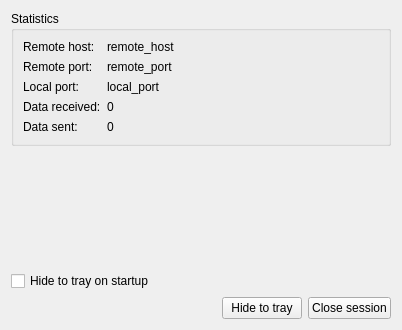
<?xml version="1.0" encoding="UTF-8"?>
<ui version="4.0">
 <class>PortForwardingWindow</class>
 <widget class="QWidget" name="PortForwardingWindow">
  <property name="geometry">
   <rect>
    <x>0</x>
    <y>0</y>
    <width>402</width>
    <height>330</height>
   </rect>
  </property>
  <property name="windowTitle">
   <string>Port Forwarding</string>
  </property>
  <layout class="QVBoxLayout" name="verticalLayout_2">
   <item>
    <widget class="QGroupBox" name="groupBox">
     <property name="title">
      <string>Statistics</string>
     </property>
     <layout class="QVBoxLayout" name="verticalLayout">
      <item>
       <layout class="QFormLayout" name="formLayout">
        <item row="0" column="0">
         <widget class="QLabel" name="label_remote_host">
          <property name="text">
           <string>Remote host:</string>
          </property>
         </widget>
        </item>
        <item row="0" column="1">
         <widget class="QLabel" name="label_remote_host_value">
          <property name="text">
           <string notr="true">remote_host</string>
          </property>
         </widget>
        </item>
        <item row="1" column="0">
         <widget class="QLabel" name="label_remote_port">
          <property name="text">
           <string>Remote port:</string>
          </property>
         </widget>
        </item>
        <item row="1" column="1">
         <widget class="QLabel" name="label_remote_port_value">
          <property name="text">
           <string notr="true">remote_port</string>
          </property>
         </widget>
        </item>
        <item row="2" column="0">
         <widget class="QLabel" name="label_local_port">
          <property name="text">
           <string>Local port:</string>
          </property>
         </widget>
        </item>
        <item row="2" column="1">
         <widget class="QLabel" name="label_local_port_value">
          <property name="text">
           <string notr="true">local_port</string>
          </property>
         </widget>
        </item>
        <item row="3" column="0">
         <widget class="QLabel" name="labelReceived">
          <property name="text">
           <string>Data received:</string>
          </property>
         </widget>
        </item>
        <item row="3" column="1">
         <widget class="QLabel" name="labelReceivedValue">
          <property name="text">
           <string notr="true">0</string>
          </property>
         </widget>
        </item>
        <item row="4" column="0">
         <widget class="QLabel" name="labelSent">
          <property name="text">
           <string>Data sent:</string>
          </property>
         </widget>
        </item>
        <item row="4" column="1">
         <widget class="QLabel" name="labelSentValue">
          <property name="text">
           <string notr="true">0</string>
          </property>
         </widget>
        </item>
       </layout>
      </item>
     </layout>
    </widget>
   </item>
   <item>
    <spacer name="verticalSpacer">
     <property name="orientation">
      <enum>Qt::Vertical</enum>
     </property>
     <property name="sizeHint" stdset="0">
      <size>
       <width>20</width>
       <height>1</height>
      </size>
     </property>
    </spacer>
   </item>
   <item>
    <widget class="QCheckBox" name="checkbox_hide_to_tray">
     <property name="text">
      <string>Hide to tray on startup</string>
     </property>
    </widget>
   </item>
   <item>
    <layout class="QHBoxLayout" name="horizontalLayout">
     <item>
      <spacer name="horizontalSpacer">
       <property name="orientation">
        <enum>Qt::Horizontal</enum>
       </property>
       <property name="sizeHint" stdset="0">
        <size>
         <width>40</width>
         <height>20</height>
        </size>
       </property>
      </spacer>
     </item>
     <item>
      <widget class="QPushButton" name="button_hide_to_tray">
       <property name="text">
        <string>Hide to tray</string>
       </property>
      </widget>
     </item>
     <item>
      <widget class="QPushButton" name="button_close">
       <property name="text">
        <string>Close session</string>
       </property>
      </widget>
     </item>
    </layout>
   </item>
  </layout>
 </widget>
 <resources/>
 <connections/>
</ui>
